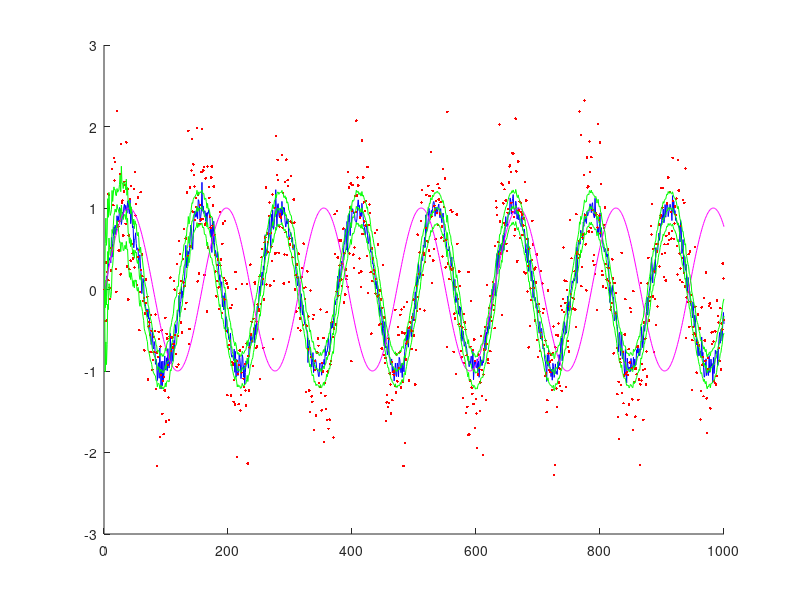
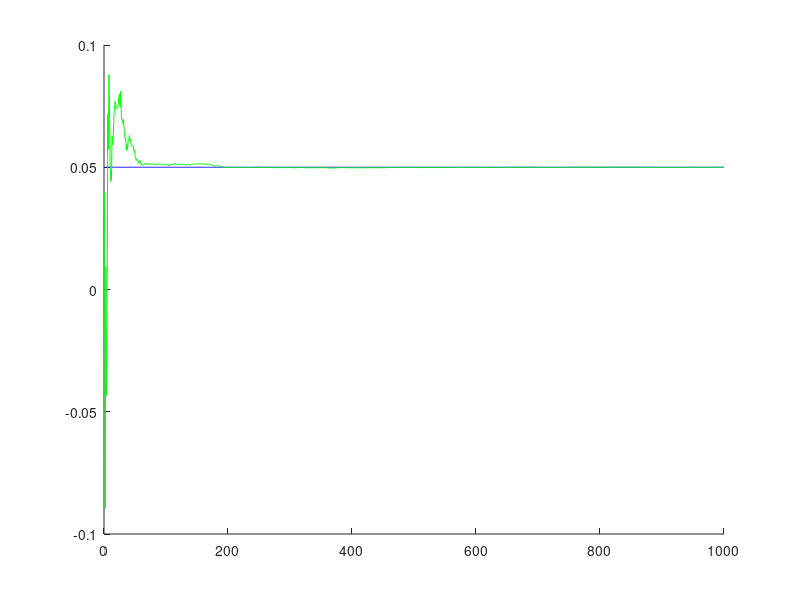

Recreate these plots in MATLAB, in order.
function efk_example
%{

Version 1.0, September 2006

This tutorial was written by Jose Manuel Rodriguez, 
Universidad Politecnica de Catalua, Spain
Based on the Technical Document by
Juan Andrade-Cetto, "The Kalman Filter", March 2002
%}

%{
x is the real plant behavior, in this case a sinus wave
with the following formulation:

x(time)=sin(frec(@ time-1)*time-1) + ramdom error signal("sigmav")
frec(time)=frec(@ time-1)

x_ is the predicted state, this is where Kalman filter will come 
and where we will correct our estimations using an observation

z is the observation of the real plant, in this case corresponding only to 
the position at a given time. Note that this observation is subject to an
error, therefore the resulting equation is: z(time)=x(time)+ramdom error("sigmaw")

Our first prediction will come from the plant ideal behavior, then
using the observations and error covariance we will obtain a better estimate.

xc is the ideal plant behavior... this is used just for comparison

P is the state error covariances at a given time of all the involved variables,
note that we are forming x as a 2 by 1 matrix with the following:
x(1,n) -> position
x(2,n) -> frecuency

Our functions are as following for this example:
Let's say:
f1: x1(time)=sin(x2(time-1)*(time-1))+V     V->ramdom plant error
f2: x2(time)=x2(time-1)
h:  y=x1+w                                  w->ramdom sensor error

F is the Jacobian of the transfer function due to the involved variables,
in this case these are x1 and x2, therefore F will be a 2 by 2 matrix 
(always the matrix is square). The resulting F depends on time and must be
computed for every step that the system takes.

F is as follows:
F -> df1/dx1 = 0    df1/dx2 = cos(x2*time)*time
     df2/dx1 = 0    df2/dx1 = 1

%}

clear all; close all;


% Initial Conditions
x(:,1) = [0;0.05];      %Our real plant initial condition       
x_(:,1) = [0;0.04];     %Our estimate initial conidition (they might differ)
xc = x_;                %Set the ideal model as we think it should start
P = [0.1 0;            %set initial error covariance for position & frec, both at sigma 0.1, P=diag([sigma_pos_init^2 sigmav_frec_init^2])
     0     0.1];
sigmav = 0.1;           %the covariance coeficient for the position error, sigma
sigmaw = 0.5;           %the covariance coeficient for the frecuency error, sigma
Q = sigmav*sigmav;      %the error covariance constant to be used, in this case just a escalar unit
R = sigmaw*sigmaw;      %the error covariance constant to be used, in this case just a escalar unit

G = [1;0];              %G is the Jacobian of the plant tranfer functions due to the error.
H = [ 1 0];             %H is the Jacobian of the sensor transfer functions due to the variables involved
W = 1;                  %W is the Jacobian of the sensor transfer functions due to the error.

steps = 1000;   %Amount of steps to simulate

% bucle
for i =2:steps          %start @ time=2 
  % the real plant
  x(:,i) = [sin(x(2,i-1)*(i-1)) + randn*sigmav ; x(2,i-1) ];
  z(i) = x(1,i) + randn*sigmaw;

  % blind prediction (just for comparison)
  xc(:,i) = [sin(xc(2,i-1)*(i-1)); xc(2,i-1)];  
  % prediction
  x_(:,i) = [sin(x_(2,i-1)*(i-1)); x_(2,i-1)];
  z_(i) = x_(1,i);

  % compute F
  F = [0 i*cos(x_(2,i)*i);
       0 1];
  
  % Prediction of the plant covariance
  P = F*P*F' + G*Q*G';
  % Innovation Covariance
  S = H*P*H'+R;
  % Kalman's gain
  K = P*H'/S;
  % State check up and update
  x_(:,i) = x_(:,i) + K * (z(i)-z_(i));
  
  % Covariance check up and update
  P = (eye(2)-K*H)*P;
  
  sigmaP(:,i)=sqrt(diag(P)); %sigmap is for storing the current error covariance for ploting pourposes
end

figure(1);clf; hold on;
plot(x(1,:),'-b');                  %plot the real plant behavior
plot(z,'.r');                       %plot the observations over this plant
plot(x_(1,:),'-g');                 %plot the Kalman filter prediction over the plant
plot(xc(1,:),'-m');                 %The original thought of the plant
plot(x_(1,:)+2*sigmaP(1,:),'-g');   %These two are the threshold in witch I'm certain that the plant state is at a given time
plot(x_(1,:)-2*sigmaP(1,:),'-g');


figure(2);clf;hold on;
plot(x(2,:),'-b');                  %Frecuency estimation
plot(x_(2,:),'-g');                 %Frecuency filtered by Kalman